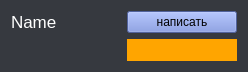
<?xml version="1.0" encoding="UTF-8"?>
<ui version="4.0">
 <class>Form</class>
 <widget class="QWidget" name="Form">
  <property name="geometry">
   <rect>
    <x>0</x>
    <y>0</y>
    <width>248</width>
    <height>68</height>
   </rect>
  </property>
  <property name="windowTitle">
   <string>Мини профиль</string>
  </property>
  <property name="styleSheet">
   <string notr="true">background-color: #36393f;</string>
  </property>
  <layout class="QGridLayout" name="gridLayout">
   <item row="0" column="0">
    <widget class="QLabel" name="label">
     <property name="font">
      <font>
       <pointsize>13</pointsize>
      </font>
     </property>
     <property name="styleSheet">
      <string notr="true">color: #fff;</string>
     </property>
     <property name="text">
      <string>Name</string>
     </property>
    </widget>
   </item>
   <item row="0" column="1">
    <widget class="QPushButton" name="starting">
     <property name="styleSheet">
      <string notr="true">background-color:  #7289da;</string>
     </property>
     <property name="text">
      <string>написать</string>
     </property>
    </widget>
   </item>
   <item row="1" column="0">
    <widget class="QLabel" name="last_msg">
     <property name="font">
      <font>
       <family>Segoe UI Black</family>
       <pointsize>11</pointsize>
       <weight>75</weight>
       <italic>false</italic>
       <bold>true</bold>
      </font>
     </property>
     <property name="styleSheet">
      <string notr="true">color: #8b949a;</string>
     </property>
     <property name="text">
      <string/>
     </property>
     <property name="alignment">
      <set>Qt::AlignLeading|Qt::AlignLeft|Qt::AlignTop</set>
     </property>
     <property name="wordWrap">
      <bool>true</bool>
     </property>
    </widget>
   </item>
   <item row="1" column="1">
    <widget class="QLabel" name="num_msg">
     <property name="font">
      <font>
       <family>Segoe UI Black</family>
       <pointsize>12</pointsize>
      </font>
     </property>
     <property name="styleSheet">
      <string notr="true">color: #fff;
background-color: #ffa500;
border-radius: 50%;</string>
     </property>
     <property name="frameShape">
      <enum>QFrame::NoFrame</enum>
     </property>
     <property name="text">
      <string/>
     </property>
     <property name="alignment">
      <set>Qt::AlignCenter</set>
     </property>
    </widget>
   </item>
  </layout>
 </widget>
 <resources/>
 <connections/>
</ui>
